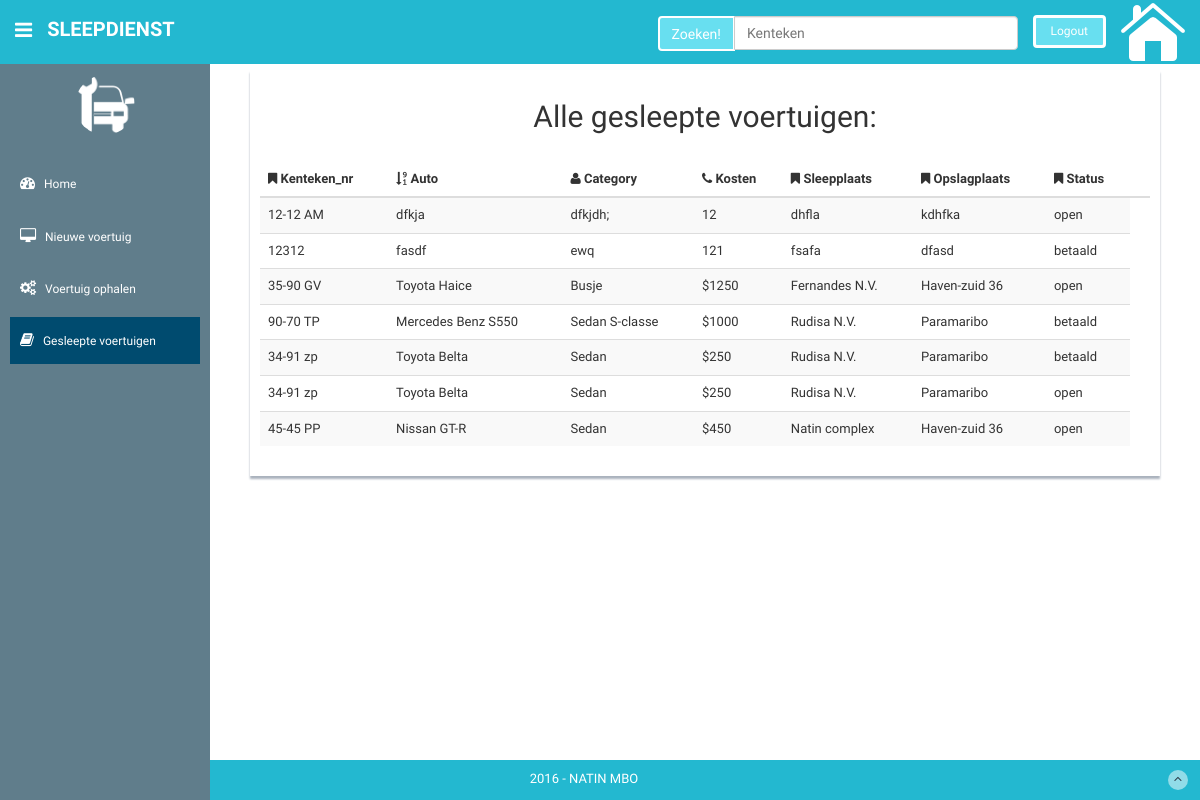
Page /Sleepdienst/Gesleeptevoertuigen.php on the committed database.
### tables this page shows
CREATE TABLE `sleepdienst` (
  `sleep_id` int(50) NOT NULL,
  `kenteken_nr` varchar(50) NOT NULL,
  `auto` varchar(50) NOT NULL,
  `klant` varchar(50) NOT NULL,
  `category` varchar(50) NOT NULL,
  `kosten` varchar(50) NOT NULL,
  `sleepplaats` varchar(50) NOT NULL,
  `opslagplaats` varchar(50) NOT NULL,
  `Status` varchar(50) NOT NULL
);

### Sleepdienst/assets/includes/geschoproep_allevoertuigen.php (the view, shortened to what this page needs)
<?php
	include "config.php";
	$sql = "SELECT * FROM sleepdienst ORDER BY sleep_id DESC ";
	$result = $conn->query($sql);
	if ($result->num_rows > 0) {
		while ($row = $result->fetch_assoc()) {
			 $kenteken_nr = $row['kenteken_nr'];
			 $auto = $row['auto'];
			 $category = $row['category'];
			 $kosten = $row['kosten'];
			 $sleepplaats = $row['sleepplaats'];
			 $opslagplaats = $row['opslagplaats'];
			 $Status = $row['Status'];
	 echo   "
<tr>
	<td>".$kenteken_nr."</td>
	<td>".$auto."</td>
	<td>".$category. "</td>
	<td>".$kosten."</td>
	<td>".$sleepplaats."</td>
	<td>".$opslagplaats."</td>
	<td>".$Status."</td>
</tr>
";
    }
}else{
echo "
	<p class='category'>Oeps er zijn geen managers vastgelegd</p>
	";
  }
 ?>

### Sleepdienst/Gesleeptevoertuigen.php (shortened to what this page needs)
<!DOCTYPE html>
<html lang="en">
  <head>
    <link href="assets/css/bootstrap.css" rel="stylesheet">
    <link href="assets/font-awesome/css/font-awesome.css" rel="stylesheet" />
    <link rel="stylesheet" type="text/css" href="assets/css/zabuto_calendar.css">
    <link rel="stylesheet" type="text/css" href="assets/js/gritter/css/jquery.gritter.css" />
    <link rel="stylesheet" type="text/css" href="assets/lineicons/style.css">
    <link href="assets/css/style.css" rel="stylesheet">
    <link href="assets/css/style-responsive.css" rel="stylesheet">
  </head>
  <body>
  <section id="container" >
      <header class="header black-bg">
              <div class="sidebar-toggle-box">
                  <div class="fa fa-bars tooltips" data-placement="right" data-original-title="Toggle Navigation"></div>
              </div>
            <a href="index.html" class="logo"><b>Sleepdienst</b></a>
            <div class="top-menu">
            <ul class="nav pull-right top-menu">
                    <li><a class="logout" href="login.html">Logout</a></li>
                     <a href="../index.php"> <img src="../ICONS/home.png"  class="pull-left"></img> </a>
              </ul>
             <div class="col-md-4 pull-right" style="margin-top:16px;">
              <form class="form-horizontal style-form" role="form" method="post" >
                <div class="input-group">
                  <span class="input-group-btn">
                    <input type="submit" name="zoek" class="btn btn-theme "  style="border: 2px solid #fff !important; padding-bottom: 5px;" value="Zoeken!"></span>
                    <input type="text" class="form-control" placeholder="Kenteken" name="kenteken">
                </div>
               </form>
             </div>
            </div>
        </header>
      <aside>
          <div id="sidebar"  class="nav-collapse ">
              <ul class="sidebar-menu" id="nav-accordion">
                  <p class="centered"><a href="profile.html"><img src="assets/img/apw.png" class="img-circle" width="60"></a></p>
                         <li class="mt">
                      <a  href="index.php">
                          <i class="fa fa-dashboard"></i>
                          <span>Home</span>
                      </a>
                  </li>
                  <li class="sub-menu">
                      <a  href="nieuw_auto.php" >
                          <i class="fa fa-desktop"></i>
                          <span>Nieuwe voertuig</span>
                      </a>
                  </li>
                  <li class="sub-menu">
                      <a  href="voertuig_ophalen.php" >
                          <i class="fa fa-cogs"></i>
                          <span>Voertuig ophalen</span>
                      </a>
                  </li>
                  <li class="sub-menu">
                      <a class="active" href="Gesleeptevoertuigen.php" >
                          <i class="fa fa-book"></i>
                          <span>Gesleepte voertuigen</span>
                      </a>
                  </li>
              </ul>
          </div>
      </aside>
      <section id="main-content">
          <section class="wrapper">
                  <div class="col-md-12">
                      <div class="form-panel">
                          <table class="table table-striped table-advance table-hover">
                            <h2 class="text-center"> Alle gesleepte voertuigen:</h2>
                            <br>
                              <thead>
                              <tr><th><i class="fa fa-bookmark"></i> Kenteken_nr</th>
                                  <th><i class="fa fa-sort-numeric-desc"></i> Auto</th>
                                  <th class="hidden-phone"><i class="fa fa-user"></i> Category</th>
                                  <th><i class="fa fa-phone"></i> Kosten</th>
                                  <th><i class="fa fa-bookmark"></i> Sleepplaats</th>
                                   <th><i class="fa fa-bookmark"></i> Opslagplaats</th>
                                    <th><i class="fa fa-bookmark"></i> Status</th>
                                  <th></th>
                              </tr>
                              </thead>
                              <tbody>
                             <?php include 'assets/includes/zoek_kenteken2.php';
                             ?>
                              </tbody>
                          </table>
                      </div>
                  </div>
          </section>
      </section>
     <footer class="site-footer"style="    width: 100%;
    background: #23b8d0;
    color: #fff;
    padding: 10px 0;
    z-index: -1 ;
    bottom: 0 ;
    position: absolute;">
          <div class="text-center">
              2016 - NATIN MBO
              <a href="index.php#" class="go-top">
                  <i class="fa fa-angle-up"></i>
              </a>
          </div>
      </footer>
  </section>
  </body>
</html>

### Sleepdienst/assets/includes/zoek_kenteken2.php (shortened to what this page needs)
<?php
include 'config.php';
if (!isset($_POST["zoek"])) {
  include 'geschoproep_allevoertuigen.php';
  }
  else
{
       include 'zoeken.php';
    }
?>

### Sleepdienst/assets/css/style.css (style rules this page uses)
body { background: #ffffff; font-family: 'Ruda', sans-serif; padding: 0px !important; margin: 0px !important; font-size:13px; }
ul li { list-style: none; }
a, a:hover, a:focus { text-decoration: none; outline: none; }
#container { width: 100%; height: 100%; }
.btn-theme { color: #fff; background-color: #68dff0; border-color: #48bcb4; }
.centered { text-align: center; }
.mt { margin-top: 25px; }
ul.top-menu > li > .logout { color: #fff; font-size: 12px; border-radius: 4px; -webkit-border-radius: 4px; border: 3px solid #fff !important; padding: 5px 15px; margin-right: 15px; background: #68dff0; margin-top: 15px; }
#sidebar { width: 210px; height: 100%; position: fixed; background: #607d8b; }
#sidebar ul li { position: relative; }
ul.sidebar-menu , ul.sidebar-menu li ul.sub { margin: -2px 0 0; padding: 0; }
ul.sidebar-menu { margin-top: 75px; }
ul.sidebar-menu li { margin-bottom: 5px; margin-left:10px; margin-right:10px; }
ul.sidebar-menu li.sub-menu { line-height: 15px; }
ul.sidebar-menu li a span { display: inline-block; }
ul.sidebar-menu li a { color: #fff; text-decoration: none; display: block; padding: 15px 0 15px 10px; font-size: 12px; outline: none; -webkit-transition: all 0.3s ease; -moz-transition: all 0.3s ease; -o-transition: all 0.3s ease; -ms-transition: all 0.3s ease; transition: all 0.3s ease; }
ul.sidebar-menu li a.active, ul.sidebar-menu li a:hover, ul.sidebar-menu li a:focus { background: #004b6f; color: #fff; display: block; -webkit-transition: all 0.3s ease; -moz-transition: all 0.3s ease; -o-transition: all 0.3s ease; -ms-transition: all 0.3s ease; transition: all 0.3s ease; }
ul.sidebar-menu li a i { font-size: 15px; padding-right: 6px; }
ul.sidebar-menu li a.active i { color: #fff; }
#main-content { margin-left: 210px; }
.header, .footer { min-height: 60px; padding: 0 15px; }
.header { position: fixed; left: 0; right: 0; z-index: 1002; }
.black-bg { background: #23b8d0; // border-bottom: 1px solid #c9aa5f; }
.wrapper { display: inline-block; margin-top: 60px; padding-left: 15px; padding-right: 15px; padding-bottom: 15px; padding-top: 0px; width: 100%; }
a.logo { font-size: 20px; color: #ffffff; float: left; margin-top: 15px; text-transform: uppercase; }
a.logo b { font-weight: 900; }
#top_menu .nav > li, ul.top-menu > li { float: left; }
ul.top-menu > li > a { color: #666666; font-size: 16px; border-radius: 4px; -webkit-border-radius: 4px; border:1px solid #666666 !important; padding: 2px 6px; margin-right: 15px; }
.sidebar-toggle-box { float: left; padding-right: 15px; margin-top: 20px; color: #ffffff; }
.sidebar-toggle-box .fa-bars { cursor: pointer; display: inline-block; font-size: 20px; }
.form-panel { background: #ffffff; margin: 10px; padding: 10px; box-shadow: 0px 3px 2px #aab2bd; text-align: left; }
.site-footer { background: #23b8d0; color: #fff; padding: 10px 0; }
.go-top { margin-right: 1%; float: right; background: rgba(255,255,255,.5); width: 20px; height: 20px; border-radius: 50%; -webkit-border-radius: 50%; }
.go-top i { color: #2A3542; }

### rows in the picture
sleepdienst: kenteken_nr "12-12 AM", auto "dfkja", category "dfkjdh;", kosten "12", sleepplaats "dhfla", opslagplaats "kdhfka", Status "open"
sleepdienst: kenteken_nr "12312", auto "fasdf", category "ewq", kosten "121", sleepplaats "fsafa", opslagplaats "dfasd", Status "betaald"
sleepdienst: kenteken_nr "35-90 GV", auto "Toyota Haice", category "Busje", kosten "$1250", sleepplaats "Fernandes N.V.", opslagplaats "Haven-zuid 36", Status "open"
sleepdienst: kenteken_nr "90-70 TP", auto "Mercedes Benz S550", category "Sedan S-classe", kosten "$1000", sleepplaats "Rudisa N.V.", opslagplaats "Paramaribo", Status "betaald"
sleepdienst: kenteken_nr "34-91 zp", auto "Toyota Belta", category "Sedan", kosten "$250", sleepplaats "Rudisa N.V.", opslagplaats "Paramaribo", Status "betaald"
sleepdienst: kenteken_nr "34-91 zp", auto "Toyota Belta", category "Sedan", kosten "$250", sleepplaats "Rudisa N.V.", opslagplaats "Paramaribo", Status "open"
sleepdienst: kenteken_nr "45-45 PP", auto "Nissan GT-R", category "Sedan", kosten "$450", sleepplaats "Natin complex", opslagplaats "Haven-zuid 36", Status "open"
